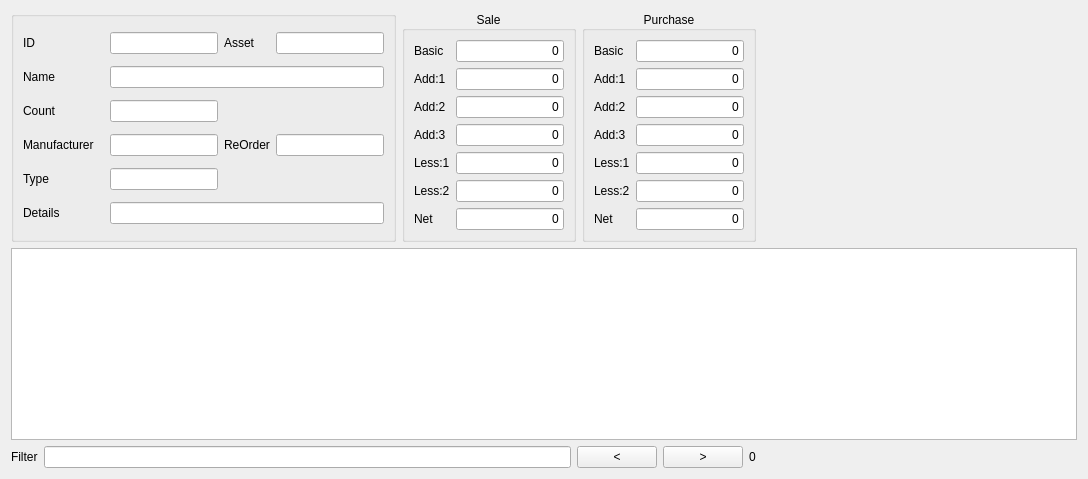
      <widget class="QWidget" name="tab_inventory">
       <attribute name="title">
        <string>Inventory</string>
       </attribute>
       <layout class="QGridLayout" name="gridLayout_14">
        <item row="1" column="0" colspan="4">
         <widget class="QTableWidget" name="tableWidget_inv">
          <property name="editTriggers">
           <set>QAbstractItemView::NoEditTriggers</set>
          </property>
          <property name="selectionBehavior">
           <enum>QAbstractItemView::SelectRows</enum>
          </property>
          <property name="sortingEnabled">
           <bool>true</bool>
          </property>
         </widget>
        </item>
        <item row="0" column="2">
         <widget class="QGroupBox" name="groupBox_3">
          <property name="sizePolicy">
           <sizepolicy hsizetype="Fixed" vsizetype="Preferred">
            <horstretch>0</horstretch>
            <verstretch>0</verstretch>
           </sizepolicy>
          </property>
          <property name="title">
           <string>Purchase</string>
          </property>
          <property name="alignment">
           <set>Qt::AlignCenter</set>
          </property>
          <layout class="QGridLayout" name="gridLayout_12">
           <item row="0" column="0">
            <widget class="QLabel" name="label_10">
             <property name="text">
              <string>Basic</string>
             </property>
            </widget>
           </item>
           <item row="0" column="1">
            <widget class="QLineEdit" name="lineEdit_inv_PricePurchaseBasic">
             <property name="text">
              <string>0</string>
             </property>
             <property name="alignment">
              <set>Qt::AlignRight|Qt::AlignTrailing|Qt::AlignVCenter</set>
             </property>
            </widget>
           </item>
           <item row="1" column="0">
            <widget class="QLabel" name="label_11">
             <property name="text">
              <string>Add:1</string>
             </property>
            </widget>
           </item>
           <item row="1" column="1">
            <widget class="QLineEdit" name="lineEdit_inv_PricePurchaseAdd1">
             <property name="text">
              <string>0</string>
             </property>
             <property name="alignment">
              <set>Qt::AlignRight|Qt::AlignTrailing|Qt::AlignVCenter</set>
             </property>
            </widget>
           </item>
           <item row="2" column="0">
            <widget class="QLabel" name="label_12">
             <property name="text">
              <string>Add:2</string>
             </property>
            </widget>
           </item>
           <item row="2" column="1">
            <widget class="QLineEdit" name="lineEdit_inv_PricePurchaseAdd2">
             <property name="text">
              <string>0</string>
             </property>
             <property name="alignment">
              <set>Qt::AlignRight|Qt::AlignTrailing|Qt::AlignVCenter</set>
             </property>
            </widget>
           </item>
           <item row="3" column="0">
            <widget class="QLabel" name="label_13">
             <property name="text">
              <string>Add:3</string>
             </property>
            </widget>
           </item>
           <item row="3" column="1">
            <widget class="QLineEdit" name="lineEdit_inv_PricePurchaseAdd3">
             <property name="text">
              <string>0</string>
             </property>
             <property name="alignment">
              <set>Qt::AlignRight|Qt::AlignTrailing|Qt::AlignVCenter</set>
             </property>
            </widget>
           </item>
           <item row="4" column="0">
            <widget class="QLabel" name="label_14">
             <property name="text">
              <string>Less:1</string>
             </property>
            </widget>
           </item>
           <item row="4" column="1">
            <widget class="QLineEdit" name="lineEdit_inv_PricePurchaseLess1">
             <property name="text">
              <string>0</string>
             </property>
             <property name="alignment">
              <set>Qt::AlignRight|Qt::AlignTrailing|Qt::AlignVCenter</set>
             </property>
            </widget>
           </item>
           <item row="5" column="0">
            <widget class="QLabel" name="label_15">
             <property name="text">
              <string>Less:2</string>
             </property>
            </widget>
           </item>
           <item row="5" column="1">
            <widget class="QLineEdit" name="lineEdit_inv_PricePurchaseLess2">
             <property name="text">
              <string>0</string>
             </property>
             <property name="alignment">
              <set>Qt::AlignRight|Qt::AlignTrailing|Qt::AlignVCenter</set>
             </property>
            </widget>
           </item>
           <item row="6" column="0">
            <widget class="QLabel" name="label_16">
             <property name="text">
              <string>Net</string>
             </property>
            </widget>
           </item>
           <item row="6" column="1">
            <widget class="QLineEdit" name="lineEdit_inv__PriceNetPurchase">
             <property name="text">
              <string>0</string>
             </property>
             <property name="alignment">
              <set>Qt::AlignRight|Qt::AlignTrailing|Qt::AlignVCenter</set>
             </property>
            </widget>
           </item>
          </layout>
         </widget>
        </item>
        <item row="0" column="0">
         <widget class="QGroupBox" name="groupBox_2">
          <property name="title">
           <string/>
          </property>
          <layout class="QGridLayout" name="gridLayout_10">
           <item row="0" column="3">
            <widget class="QLineEdit" name="lineEdit_inv_AssetType"/>
           </item>
           <item row="1" column="0">
            <widget class="QLabel" name="label_Inv_02">
             <property name="minimumSize">
              <size>
               <width>41</width>
               <height>0</height>
              </size>
             </property>
             <property name="text">
              <string>Name</string>
             </property>
            </widget>
           </item>
           <item row="2" column="0">
            <widget class="QLabel" name="label_8">
             <property name="text">
              <string>Count</string>
             </property>
            </widget>
           </item>
           <item row="3" column="0">
            <widget class="QLabel" name="label_Inv_03">
             <property name="minimumSize">
              <size>
               <width>81</width>
               <height>0</height>
              </size>
             </property>
             <property name="text">
              <string>Manufacturer</string>
             </property>
            </widget>
           </item>
           <item row="3" column="3">
            <widget class="QLineEdit" name="lineEdit_inv_ReorderLevel">
             <property name="alignment">
              <set>Qt::AlignRight|Qt::AlignTrailing|Qt::AlignVCenter</set>
             </property>
            </widget>
           </item>
           <item row="3" column="1">
            <widget class="QLineEdit" name="lineEdit_inv_Manufacturer"/>
           </item>
           <item row="4" column="1">
            <widget class="QLineEdit" name="lineEdit_inv_ItemType"/>
           </item>
           <item row="0" column="1">
            <widget class="QLineEdit" name="lineEdit_inv_ItemID"/>
           </item>
           <item row="2" column="1">
            <widget class="QLineEdit" name="lineEdit_inv_StockCount">
             <property name="alignment">
              <set>Qt::AlignRight|Qt::AlignTrailing|Qt::AlignVCenter</set>
             </property>
            </widget>
           </item>
           <item row="0" column="0">
            <widget class="QLabel" name="label_Inv_01">
             <property name="minimumSize">
              <size>
               <width>31</width>
               <height>0</height>
              </size>
             </property>
             <property name="text">
              <string>ID</string>
             </property>
            </widget>
           </item>
           <item row="0" column="2">
            <widget class="QLabel" name="label_6">
             <property name="text">
              <string>Asset</string>
             </property>
            </widget>
           </item>
           <item row="5" column="0">
            <widget class="QLabel" name="label_5">
             <property name="text">
              <string>Details</string>
             </property>
            </widget>
           </item>
           <item row="1" column="1" colspan="3">
            <widget class="QLineEdit" name="lineEdit_inv_ItemName"/>
           </item>
           <item row="3" column="2">
            <widget class="QLabel" name="label_9">
             <property name="text">
              <string>ReOrder</string>
             </property>
            </widget>
           </item>
           <item row="4" column="0">
            <widget class="QLabel" name="label_4">
             <property name="text">
              <string>Type</string>
             </property>
            </widget>
           </item>
           <item row="5" column="1" colspan="3">
            <widget class="QLineEdit" name="lineEdit_inv_ItemDetails"/>
           </item>
          </layout>
         </widget>
        </item>
        <item row="0" column="3">
         <spacer name="horizontalSpacer_10">
          <property name="orientation">
           <enum>Qt::Horizontal</enum>
          </property>
          <property name="sizeHint" stdset="0">
           <size>
            <width>315</width>
            <height>17</height>
           </size>
          </property>
         </spacer>
        </item>
        <item row="0" column="1">
         <widget class="QGroupBox" name="groupBox_4">
          <property name="sizePolicy">
           <sizepolicy hsizetype="Fixed" vsizetype="Preferred">
            <horstretch>0</horstretch>
            <verstretch>0</verstretch>
           </sizepolicy>
          </property>
          <property name="title">
           <string>Sale</string>
          </property>
          <property name="alignment">
           <set>Qt::AlignCenter</set>
          </property>
          <layout class="QGridLayout" name="gridLayout_11">
           <item row="1" column="0">
            <widget class="QLabel" name="label_25">
             <property name="text">
              <string>Add:1</string>
             </property>
            </widget>
           </item>
           <item row="2" column="0">
            <widget class="QLabel" name="label_26">
             <property name="text">
              <string>Add:2</string>
             </property>
            </widget>
           </item>
           <item row="3" column="1">
            <widget class="QLineEdit" name="lineEdit_inv_PriceSaleAdd3">
             <property name="text">
              <string>0</string>
             </property>
             <property name="alignment">
              <set>Qt::AlignRight|Qt::AlignTrailing|Qt::AlignVCenter</set>
             </property>
            </widget>
           </item>
           <item row="6" column="1">
            <widget class="QLineEdit" name="lineEdit_inv__PriceNetSale">
             <property name="text">
              <string>0</string>
             </property>
             <property name="alignment">
              <set>Qt::AlignRight|Qt::AlignTrailing|Qt::AlignVCenter</set>
             </property>
            </widget>
           </item>
           <item row="5" column="0">
            <widget class="QLabel" name="label_29">
             <property name="text">
              <string>Less:2</string>
             </property>
            </widget>
           </item>
           <item row="5" column="1">
            <widget class="QLineEdit" name="lineEdit_inv_PriceSaleLess2">
             <property name="text">
              <string>0</string>
             </property>
             <property name="alignment">
              <set>Qt::AlignRight|Qt::AlignTrailing|Qt::AlignVCenter</set>
             </property>
            </widget>
           </item>
           <item row="0" column="1">
            <widget class="QLineEdit" name="lineEdit_inv_PriceSaleBasic">
             <property name="text">
              <string>0</string>
             </property>
             <property name="alignment">
              <set>Qt::AlignRight|Qt::AlignTrailing|Qt::AlignVCenter</set>
             </property>
            </widget>
           </item>
           <item row="6" column="0">
            <widget class="QLabel" name="label_30">
             <property name="text">
              <string>Net</string>
             </property>
            </widget>
           </item>
           <item row="2" column="1">
            <widget class="QLineEdit" name="lineEdit_inv_PriceSaleAdd2">
             <property name="text">
              <string>0</string>
             </property>
             <property name="alignment">
              <set>Qt::AlignRight|Qt::AlignTrailing|Qt::AlignVCenter</set>
             </property>
            </widget>
           </item>
           <item row="3" column="0">
            <widget class="QLabel" name="label_27">
             <property name="text">
              <string>Add:3</string>
             </property>
            </widget>
           </item>
           <item row="4" column="0">
            <widget class="QLabel" name="label_28">
             <property name="text">
              <string>Less:1</string>
             </property>
            </widget>
           </item>
           <item row="1" column="1">
            <widget class="QLineEdit" name="lineEdit_inv_PriceSaleAdd1">
             <property name="text">
              <string>0</string>
             </property>
             <property name="alignment">
              <set>Qt::AlignRight|Qt::AlignTrailing|Qt::AlignVCenter</set>
             </property>
            </widget>
           </item>
           <item row="0" column="0">
            <widget class="QLabel" name="label_24">
             <property name="text">
              <string>Basic</string>
             </property>
            </widget>
           </item>
           <item row="4" column="1">
            <widget class="QLineEdit" name="lineEdit_inv_PriceSaleLess1">
             <property name="text">
              <string>0</string>
             </property>
             <property name="alignment">
              <set>Qt::AlignRight|Qt::AlignTrailing|Qt::AlignVCenter</set>
             </property>
            </widget>
           </item>
          </layout>
         </widget>
        </item>
        <item row="2" column="0" colspan="3">
         <layout class="QGridLayout" name="gridLayout_13">
          <item row="0" column="0">
           <widget class="QLabel" name="label_inv_search">
            <property name="text">
             <string>Filter</string>
            </property>
           </widget>
          </item>
          <item row="0" column="1">
           <widget class="QLineEdit" name="lineEdit_search_tableWidget_inv"/>
          </item>
          <item row="0" column="2">
           <widget class="QPushButton" name="pushButton_search_prev_tableWidget_inv">
            <property name="text">
             <string>&lt;</string>
            </property>
           </widget>
          </item>
          <item row="0" column="3">
           <widget class="QPushButton" name="pushButton_search_next_tableWidget_inv">
            <property name="text">
             <string>&gt;</string>
            </property>
           </widget>
          </item>
          <item row="0" column="4">
           <widget class="QLabel" name="label_search_status_tableWidget_inv">
            <property name="text">
             <string>0</string>
            </property>
           </widget>
          </item>
         </layout>
        </item>
        <item row="2" column="3">
         <spacer name="horizontalSpacer_11">
          <property name="orientation">
           <enum>Qt::Horizontal</enum>
          </property>
          <property name="sizeHint" stdset="0">
           <size>
            <width>275</width>
            <height>17</height>
           </size>
          </property>
         </spacer>
        </item>
       </layout>
      </widget>
